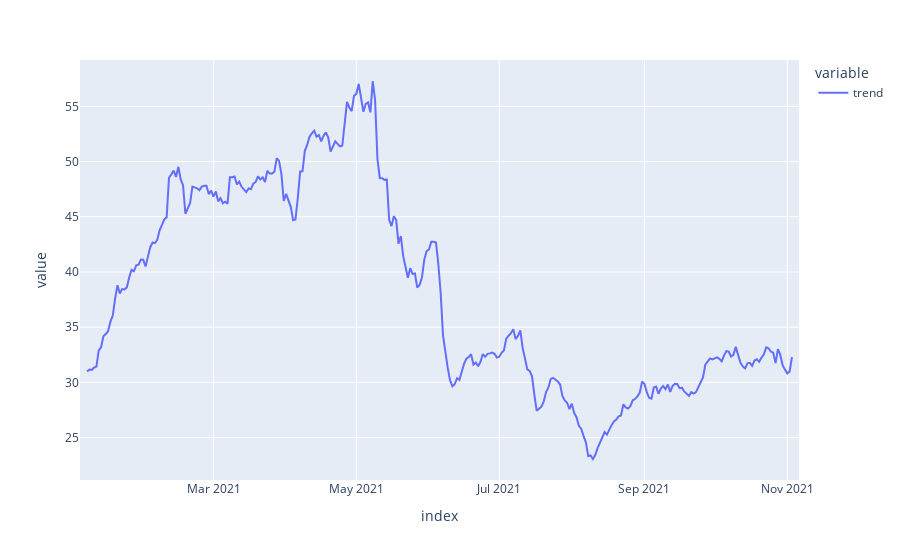

The notebook cell saved with this chart:
### Markdown cell above
Cependant, il est clair que la série n'est pas stationnaire car :
- il semble y avoir une tendance légèrement à la hausse.
- la série ne semble pas avoir une variance constante au cours du temps.

On tente dans un premier temps une décomposition classique :
$$ X_t = m_t + S_t + Z_t $$
tel que $m_t$ et $S_t$ sont déterministes et représentent respectivment une tendance et une composante 7-périodique. $Z_t$ est quand à lui un terme de fluctuation dont on souhaiterai qu'il contienne des dépendances.

### Code cell
decomp = seasonal_decompose(ts.n_orders, model='additive')
decomp.trend.plot()

### Figure 1 — Plotly figure (JSON) as saved in the notebook; plotly's stock layout.template omitted (floating-point values rounded to 4 significant figures; data arrays with more than 128 entries replaced by an {"elided": "..."} marker saying what was removed)
{"data": [{"hovertemplate": "variable=trend<br>index=%{x}<br>value=%{y}<extra></extra>", "legendgroup": "trend", "line": {"color": "#636efa", "dash": "solid"}, "marker": {"symbol": "circle"}, "mode": "lines", "name": "trend", "orientation": "v", "showlegend": true, "type": "scatter", "x": {"elided": "308 str values"}, "xaxis": "x", "y": {"elided": "308 float values"}, "yaxis": "y"}], "layout": {"legend": {"title": {"text": "variable"}, "tracegroupgap": 0}, "margin": {"t": 60}, "xaxis": {"anchor": "y", "domain": [0, 1], "title": {"text": "index"}}, "yaxis": {"anchor": "x", "domain": [0, 1], "title": {"text": "value"}}}}
